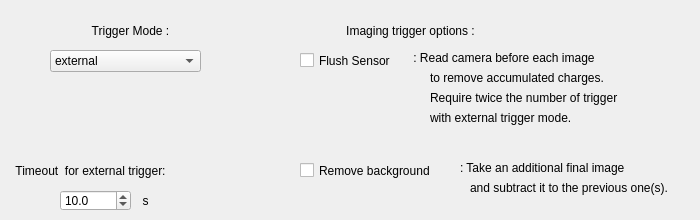
          <widget class="QWidget" name="tab_Triggers">
           <attribute name="title">
            <string>Triggers</string>
           </attribute>
           <widget class="QComboBox" name="Camera__setTriggerModeFunc">
            <property name="geometry">
             <rect>
              <x>50</x>
              <y>50</y>
              <width>151</width>
              <height>22</height>
             </rect>
            </property>
            <property name="editable">
             <bool>false</bool>
            </property>
            <property name="currentIndex">
             <number>0</number>
            </property>
            <item>
             <property name="text">
              <string>external</string>
             </property>
            </item>
            <item>
             <property name="text">
              <string>software</string>
             </property>
            </item>
           </widget>
           <widget class="QLabel" name="label_183">
            <property name="geometry">
             <rect>
              <x>60</x>
              <y>20</y>
              <width>141</width>
              <height>21</height>
             </rect>
            </property>
            <property name="text">
             <string>Trigger Mode :</string>
            </property>
            <property name="alignment">
             <set>Qt::AlignCenter</set>
            </property>
           </widget>
           <widget class="QLabel" name="label_38">
            <property name="geometry">
             <rect>
              <x>130</x>
              <y>190</y>
              <width>31</width>
              <height>21</height>
             </rect>
            </property>
            <property name="text">
             <string>s</string>
            </property>
            <property name="alignment">
             <set>Qt::AlignCenter</set>
            </property>
           </widget>
           <widget class="QDoubleSpinBox" name="Camera__timeout">
            <property name="geometry">
             <rect>
              <x>60</x>
              <y>190</y>
              <width>71</width>
              <height>21</height>
             </rect>
            </property>
            <property name="decimals">
             <number>1</number>
            </property>
            <property name="minimum">
             <double>1.000000000000000</double>
            </property>
            <property name="maximum">
             <double>100.000000000000000</double>
            </property>
            <property name="value">
             <double>10.000000000000000</double>
            </property>
           </widget>
           <widget class="QLabel" name="label_203">
            <property name="geometry">
             <rect>
              <x>0</x>
              <y>160</y>
              <width>181</width>
              <height>21</height>
             </rect>
            </property>
            <property name="text">
             <string>Timeout  for external trigger:</string>
            </property>
            <property name="alignment">
             <set>Qt::AlignCenter</set>
            </property>
           </widget>
           <widget class="QCheckBox" name="Imaging__flushSensor">
            <property name="geometry">
             <rect>
              <x>300</x>
              <y>50</y>
              <width>351</width>
              <height>21</height>
             </rect>
            </property>
            <property name="acceptDrops">
             <bool>false</bool>
            </property>
            <property name="locale">
             <locale language="English" country="UnitedStates"/>
            </property>
            <property name="text">
             <string>Flush Sensor</string>
            </property>
            <property name="checked">
             <bool>false</bool>
            </property>
           </widget>
           <widget class="QCheckBox" name="Imaging__removeBackground">
            <property name="geometry">
             <rect>
              <x>300</x>
              <y>160</y>
              <width>141</width>
              <height>21</height>
             </rect>
            </property>
            <property name="acceptDrops">
             <bool>false</bool>
            </property>
            <property name="locale">
             <locale language="English" country="UnitedStates"/>
            </property>
            <property name="text">
             <string>Remove background</string>
            </property>
            <property name="checked">
             <bool>false</bool>
            </property>
           </widget>
           <widget class="QLabel" name="label_221">
            <property name="geometry">
             <rect>
              <x>340</x>
              <y>20</y>
              <width>141</width>
              <height>21</height>
             </rect>
            </property>
            <property name="text">
             <string>Imaging trigger options :</string>
            </property>
            <property name="alignment">
             <set>Qt::AlignCenter</set>
            </property>
           </widget>
           <widget class="QLabel" name="label">
            <property name="geometry">
             <rect>
              <x>410</x>
              <y>50</y>
              <width>261</width>
              <height>16</height>
             </rect>
            </property>
            <property name="text">
             <string> : Read camera before each image </string>
            </property>
           </widget>
           <widget class="QLabel" name="label_2">
            <property name="geometry">
             <rect>
              <x>430</x>
              <y>70</y>
              <width>201</width>
              <height>16</height>
             </rect>
            </property>
            <property name="text">
             <string>to remove accumulated charges.</string>
            </property>
           </widget>
           <widget class="QLabel" name="label_4">
            <property name="geometry">
             <rect>
              <x>460</x>
              <y>160</y>
              <width>221</width>
              <height>16</height>
             </rect>
            </property>
            <property name="text">
             <string>: Take an additional final image</string>
            </property>
           </widget>
           <widget class="QLabel" name="label_5">
            <property name="geometry">
             <rect>
              <x>470</x>
              <y>180</y>
              <width>221</width>
              <height>16</height>
             </rect>
            </property>
            <property name="text">
             <string>and subtract it to the previous one(s).</string>
            </property>
           </widget>
           <widget class="QLabel" name="label_3">
            <property name="geometry">
             <rect>
              <x>430</x>
              <y>90</y>
              <width>241</width>
              <height>16</height>
             </rect>
            </property>
            <property name="text">
             <string>Require twice the number of trigger</string>
            </property>
           </widget>
           <widget class="QLabel" name="label_6">
            <property name="geometry">
             <rect>
              <x>430</x>
              <y>110</y>
              <width>241</width>
              <height>16</height>
             </rect>
            </property>
            <property name="text">
             <string>with external trigger mode.</string>
            </property>
           </widget>
          </widget>
